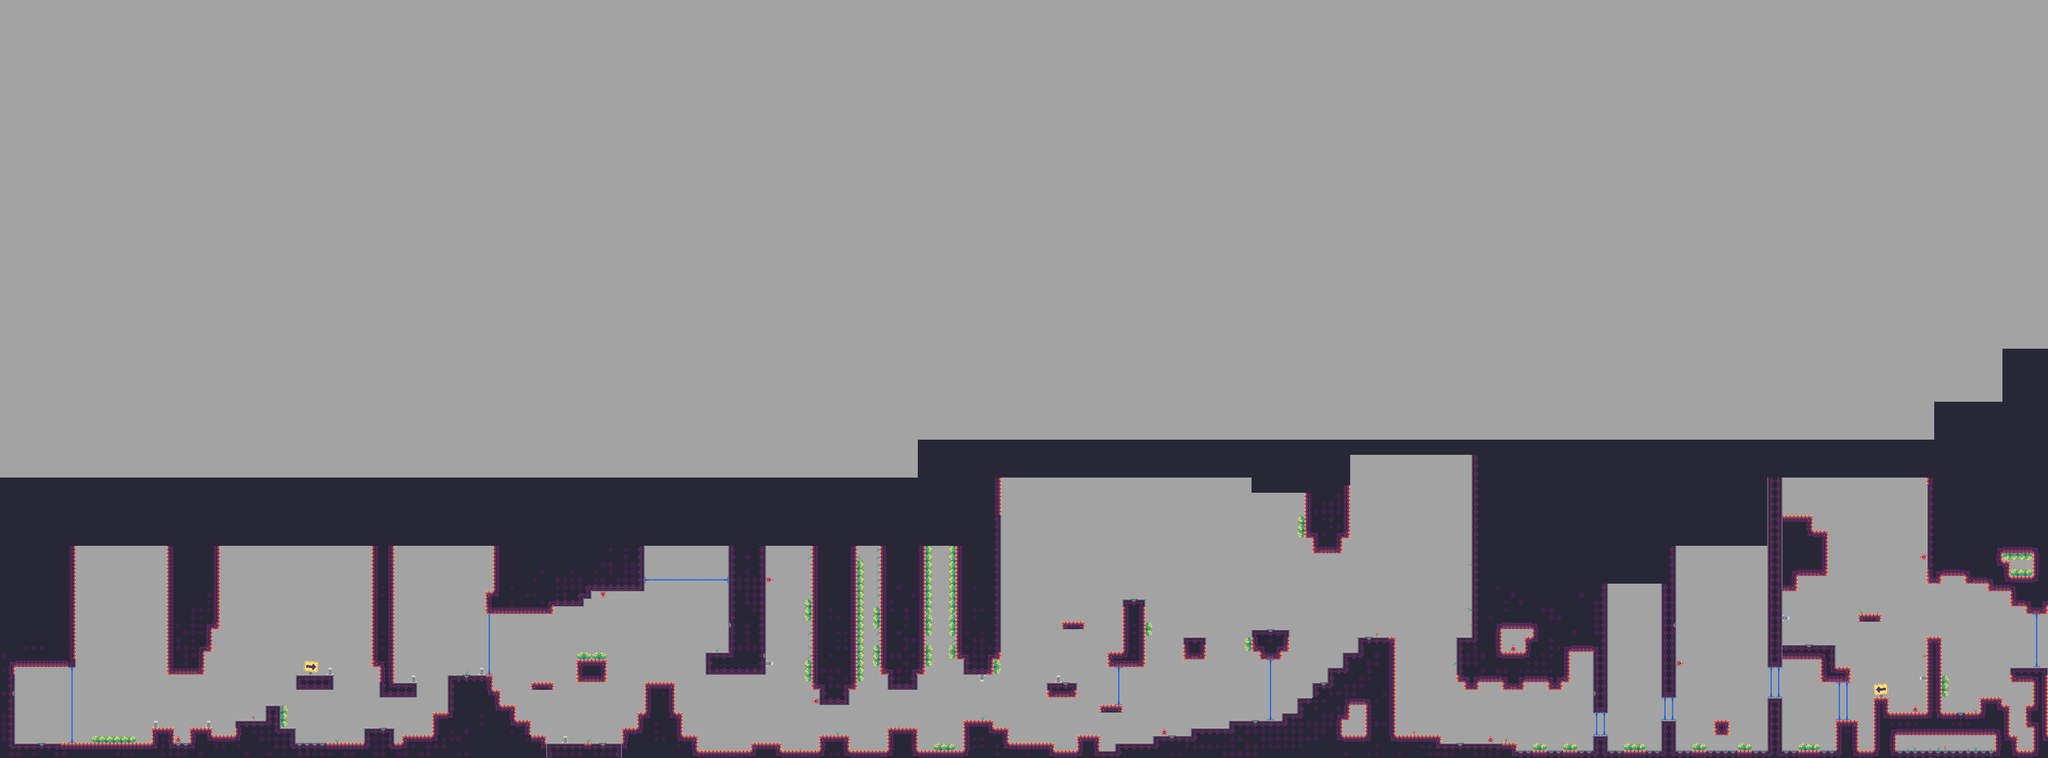

This game map was drawn from its Tiled (.tmx) file and the tilesets committed beside it. A one-line description and the trimmed map source follow:
An orthogonal 270x100 tile map with 16x16 px tiles, 1 tile layer (Ground), 2 tilesets and 55 objects (43x collect, 6x portal, 5x enemy, p_respawn).

<map version="1.2" tiledversion="1.2.5" orientation="orthogonal" renderorder="right-down" width="270" height="100" tilewidth="16" tileheight="16" infinite="0" backgroundcolor="#a3a3a3" nextlayerid="30" nextobjectid="323">
 <tileset firstgid="1" name="tesla_tileset" tilewidth="16" tileheight="16" tilecount="99" columns="11">
  <image source="../../assets/tilesets/tesla_tileset.png" width="176" height="144" />
  <tile id="0">
   <properties>
    <property name="collides" type="bool" value="true" />
   </properties>
  </tile>
  <tile id="1">
   <properties>
    <property name="collides" type="bool" value="true" />
   </properties>
  </tile>
  <tile id="2">
   <properties>
    <property name="collides" type="bool" value="true" />
   </properties>
  </tile>
  <tile id="3">
   <properties>
    <property name="collides" type="bool" value="true" />
   </properties>
  </tile>
  <tile id="4">
   <properties>
    <property name="collides" type="bool" value="false" />
   </properties>
  </tile>
  <tile id="5">
   <properties>
    <property name="collides" type="bool" value="false" />
   </properties>
  </tile>
  <tile id="6">
   <properties>
    <property name="collides" type="bool" value="false" />
   </properties>
  </tile>
  <tile id="7">
   <properties>
    <property name="collides" type="bool" value="false" />
   </properties>
  </tile>
  <tile id="11">
   <properties>
    <property name="collides" type="bool" value="true" />
   </properties>
  </tile>
  <tile id="12">
   <properties>
    <property name="collides" type="bool" value="true" />
   </properties>
  </tile>
  <tile id="13">
   <properties>
    <property name="collides" type="bool" value="true" />
   </properties>
  </tile>
  <tile id="14">
   <properties>
    <property name="collides" type="bool" value="true" />
   </properties>
  </tile>
  <tile id="15">
   <properties>
    <property name="collides" type="bool" value="true" />
   </properties>
  </tile>
  <tile id="16">
   <properties>
    <property name="collides" type="bool" value="false" />
   </properties>
  </tile>
  <tile id="17">
   <properties>
    <property name="collides" type="bool" value="false" />
   </properties>
  </tile>
  <tile id="18">
   <properties>
    <property name="collides" type="bool" value="false" />
   </properties>
  </tile>
  <tile id="22">
   <properties>
    <property name="collides" type="bool" value="true" />
   </properties>
  </tile>
  <tile id="23">
   <properties>
    <property name="collides" type="bool" value="true" />
   </properties>
  </tile>
  <tile id="24">
   <properties>
    <property name="collides" type="bool" value="true" />
   </properties>
  </tile>
  <tile id="25">
   <properties>
    <property name="collides" type="bool" value="true" />
   </properties>
  </tile>
  <tile id="26">
   <properties>
    <property name="collides" type="bool" value="true" />
   </properties>
  </tile>
  <tile id="27">
   <properties>
    <property name="collides" type="bool" value="false" />
   </properties>
  </tile>
  <tile id="28">
   <properties>
    <property name="collides" type="bool" value="false" />
   </properties>
  </tile>
  <tile id="29">
   <properties>
    <property name="collides" type="bool" value="false" />
   </properties>
  </tile>
  <tile id="33">
   <properties>
    <property name="collides" type="bool" value="true" />
   </properties>
  </tile>
  <tile id="34">
   <properties>
    <property name="collides" type="bool" value="true" />
   </properties>
  </tile>
  <tile id="35">
   <properties>
    <property name="collides" type="bool" value="true" />
   </properties>
  </tile>
  <tile id="36">
   <properties>
    <property name="collides" type="bool" value="true" />
   </properties>
  </tile>
  <tile id="37">
   <properties>
    <property name="collides" type="bool" value="false" />
   </properties>
  </tile>
  <tile id="38">
   <properties>
    <property name="collides" type="bool" value="false" />
   </properties>
  </tile>
  <tile id="39">
   <properties>
    <property name="collides" type="bool" value="false" />
   </properties>
  </tile>
  <tile id="40">
   <properties>
    <property name="collides" type="bool" value="false" />
   </properties>
  </tile>
 </tileset>
 <tileset firstgid="100" name="enemies" tilewidth="48" tileheight="48" tilecount="4" columns="0">
  <grid orientation="orthogonal" width="1" height="1" />
  <tile id="0">
   <image width="48" height="48" source="templates/enemies/assets/cannon.png" />
  </tile>
  <tile id="1">
   <image width="48" height="48" source="templates/enemies/assets/coil.png" />
  </tile>
  <tile id="2">
   <image width="48" height="48" source="templates/enemies/assets/legs.png" />
  </tile>
  <tile id="3">
   <image width="48" height="48" source="templates/enemies/assets/vroomba.png" />
  </tile>
 </tileset>
 <layer id="29" name="Ground" width="270" height="100">
  <data>[27000 cells, 5490 non-empty, 31 distinct tile ids]</data>
 </layer>
 <objectgroup id="10" name="Enemies">
  <object id="146" name="coil" type="enemy" gid="101" x="227.667" y="1362" width="48" height="48">
   <properties>
    <property name="dir_x" type="int" value="1" />
    <property name="dir_y" type="int" value="0" />
   </properties>
  </object>
  <object id="147" name="coil" type="enemy" gid="101" x="903.333" y="1296" width="48" height="48">
   <properties>
    <property name="dir_x" type="int" value="1" />
    <property name="dir_y" type="int" value="0" />
   </properties>
  </object>
  <object id="148" name="coil" type="enemy" gid="101" x="2498.67" y="1484" width="48" height="48">
   <properties>
    <property name="dir_x" type="int" value="0" />
    <property name="dir_y" type="int" value="1" />
   </properties>
  </object>
  <object id="149" name="coil" type="enemy" gid="101" x="3312" y="1511.33" width="48" height="48">
   <properties>
    <property name="dir_x" type="int" value="0" />
    <property name="dir_y" type="int" value="1" />
   </properties>
  </object>
  <object id="150" name="coil" type="enemy" gid="101" x="3932" y="1210.67" width="48" height="48">
   <properties>
    <property name="dir_x" type="int" value="1" />
    <property name="dir_y" type="int" value="0" />
   </properties>
  </object>
 </objectgroup>
 <objectgroup id="27" name="Powerups" />
 <objectgroup id="13" name="Coins">
  <object id="179" name="coins" type="collect" x="686.405" y="1406.33">
   <point />
  </object>
  <object id="181" name="coins" type="collect" x="800.667" y="1519.33">
   <point />
  </object>
  <object id="182" name="coins" type="collect" x="645.042" y="1406.13">
   <point />
  </object>
  <object id="183" name="coins" type="collect" x="854" y="1422">
   <point />
  </object>
  <object id="184" name="coins" type="collect" x="1364" y="1345.33">
   <point />
  </object>
  <object id="185" name="coins" type="collect" x="1249.33" y="1370">
   <point />
  </object>
  <object id="186" name="coins" type="collect" x="1500.83" y="1367">
   <point />
  </object>
  <object id="187" name="coins" type="collect" x="1833.33" y="1494">
   <point />
  </object>
  <object id="188" name="coins" type="collect" x="1986" y="1465.33">
   <point />
  </object>
  <object id="189" name="coins" type="collect" x="2248" y="1426.67">
   <point />
  </object>
  <object id="190" name="coins" type="collect" x="2263.33" y="1300.67">
   <point />
  </object>
  <object id="191" name="coins" type="collect" x="2392" y="1248">
   <point />
  </object>
  <object id="192" name="coins" type="collect" x="2653.33" y="1282">
   <point />
  </object>
  <object id="193" name="coins" type="collect" x="2680.91" y="1282">
   <point />
  </object>
  </objectgroup>
 <objectgroup id="12" name="Player">
  <!-- 7 objects omitted --></objectgroup>
</map>
<!-- 36 of 55 objects omitted -->
